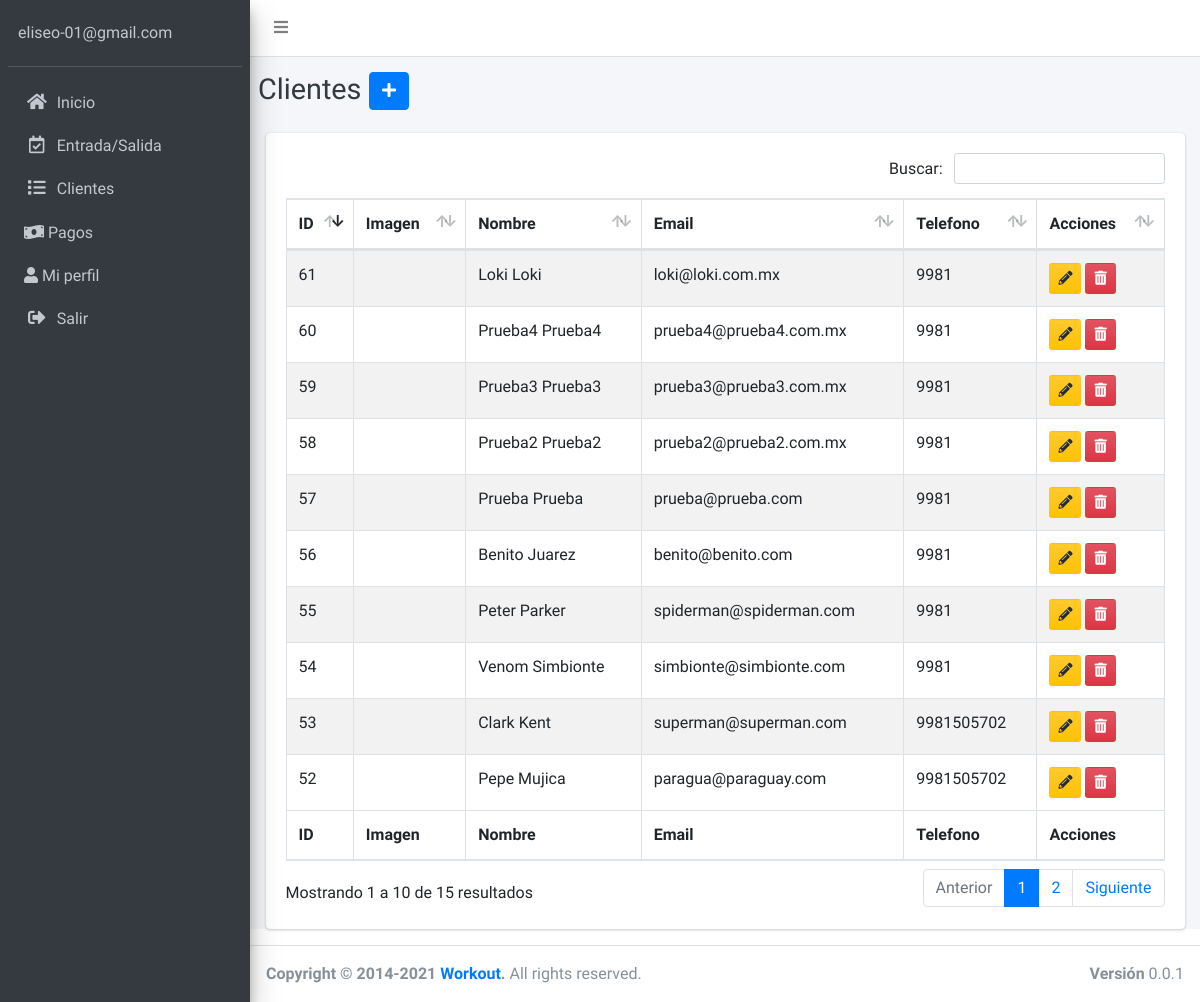
The app's page /admin/pages/cliente.php (signed in) with its own data.
### tables this page shows
CREATE TABLE `cliente` (
  `id_cliente` int(11) NOT NULL,
  `nombre_cliente` varchar(60) NOT NULL,
  `apellido_cliente` varchar(60) NOT NULL,
  `sexo_cliente` varchar(10) NOT NULL,
  `email_cliente` varchar(60) NOT NULL,
  `fecha_nacimiento_cliente` date NOT NULL,
  `telefono_cliente` varchar(15) NOT NULL,
  `estado_cliente` tinyint(4) NOT NULL DEFAULT 1,
  `gimnasio_cliente` int(11) NOT NULL,
  `url_imagen_cliente` varchar(100) NOT NULL,
  `fecha_creacion_cliente` date DEFAULT NULL
);

### admin/pages/cliente.php (the view, shortened to what this page needs)
<?php
include 'funciones/funciones.php';
include 'templates/header.php';
include 'templates/barra-superior.php';
include 'templates/barra-lateral.php';
$id = $_SESSION['id'];
?>
  <div class="content-wrapper">
    <div class="content-header">
      <div class="container-fluid">
        <div class="row mb-2">
          <div class="col-sm-6">
            <div class="row">
              <h1 class="m-0 text-dark">Clientes</h1>
              <div class="col-md-auto">
                <button type="button" class="btn btn-block btn-primary" data-toggle="modal" data-target="#registroCliente"><i class="fas fa-plus"></i></button>
              </div>
            </div>
          </div>
        </div>
      </div>
    </div>
                  <?php
                    try {
                      $sql = "SELECT * FROM registro WHERE id_registro = $id ";
                      $resultado = $conn->query($sql);
                      while ($gimnasio_registro = $resultado->fetch_assoc()) { ?>
                      <?php }
                    } catch (Exception $e) {
                        echo "Error: " . $e->getMessage();
                    }
                  ?>
    <section class="content">
      <div class="container-fluid">
        <div class="card">
          <div class="card-body">
            <table id="registros-cliente" class="table table-bordered table-striped">
              <thead>
              <tr>
                <th>ID</th>
                <th>Imagen</th>
                <th>Nombre</th>
                <th>Email</th>
                <th>Telefono</th>
                <th>Acciones</th>
              </tr>
              </thead>
              <tbody>
                <?php
                  try {
                    $sql = "SELECT * ";
                    $sql .= " FROM cliente ";
                    $sql .= " INNER JOIN registro ";
                    $sql .= " ON cliente.gimnasio_cliente=registro.id_registro ";
                    $sql .= " WHERE gimnasio_cliente = $id ";
                    $sql .= " ORDER BY id_cliente DESC ";
                    $resultado = $conn->query($sql);
                  } catch (Exception $e) {
                    $error = $e->getMessage();
                    echo $error;
                  }
                  while($cliente = $resultado->fetch_assoc()) { ?>
                    <tr>
                      <td><?php echo $cliente['id_cliente']; ?></td>
                      <td><img src="../dist/img/clientes/<?php echo $cliente['url_imagen_cliente']; ?>" width="50" alt=""></td>
                      <td><?php echo $cliente['nombre_cliente'] . " " . $cliente['apellido_cliente']; ?></td>
                      <td><?php echo $cliente['email_cliente']; ?></td>
                      <td><?php echo $cliente['telefono_cliente']; ?></td>
                      <td>
                        <a title="Editar" href="editar-cliente.php?id=<?php echo $cliente['id_cliente']; ?>" class="btn bg-gradient-warning btn-sm margin">
                        <i class="fas fa-pencil-alt"></i>
                        </a>
                        <a title="Eliminar" href="#" data-id="<?php echo $cliente['id_cliente']; ?>" data-tipo="cliente" class="btn bg-gradient-danger btn-sm borrar-registro-cliente">
                        <i class="fas fa-trash-alt"></i>
                        </a>
                      </td>
                    </tr>
                  <?php } ?>
              </tbody>
              <tfoot>
              <tr>
                <th>ID</th>
                <th>Imagen</th>
                <th>Nombre</th>
                <th>Email</th>
                <th>Telefono</th>
                <th>Acciones</th>
              </tr>
              </tfoot>
            </table>
          </div>
        </div>
      </div>
    </section>
  </div>
<?php
include 'templates/footer.php';
?>

### records on screen
cliente: id_cliente "61", nombre_cliente "Loki", apellido_cliente "Loki", email_cliente "loki@loki.com.mx", telefono_cliente "9981"
cliente: id_cliente "60", nombre_cliente "Prueba4", apellido_cliente "Prueba4", email_cliente "prueba4@prueba4.com.mx", telefono_cliente "9981"
cliente: id_cliente "59", nombre_cliente "Prueba3", apellido_cliente "Prueba3", email_cliente "prueba3@prueba3.com.mx", telefono_cliente "9981"
cliente: id_cliente "58", nombre_cliente "Prueba2", apellido_cliente "Prueba2", email_cliente "prueba2@prueba2.com.mx", telefono_cliente "9981"
cliente: id_cliente "57", nombre_cliente "Prueba", apellido_cliente "Prueba", email_cliente "prueba@prueba.com", telefono_cliente "9981"
cliente: id_cliente "56", nombre_cliente "Benito", apellido_cliente "Juarez", email_cliente "benito@benito.com", telefono_cliente "9981"
cliente: id_cliente "55", nombre_cliente "Peter", apellido_cliente "Parker", email_cliente "spiderman@spiderman.com", telefono_cliente "9981"
cliente: id_cliente "54", nombre_cliente "Venom", apellido_cliente "Simbionte", email_cliente "simbionte@simbionte.com", telefono_cliente "9981"
cliente: id_cliente "53", nombre_cliente "Clark", apellido_cliente "Kent", email_cliente "superman@superman.com", telefono_cliente "9981505702"
cliente: id_cliente "52", nombre_cliente "Pepe", apellido_cliente "Mujica", email_cliente "paragua@paraguay.com", telefono_cliente "9981505702"

### other values on screen
$_SESSION['email'] "eliseo-01@gmail.com"
